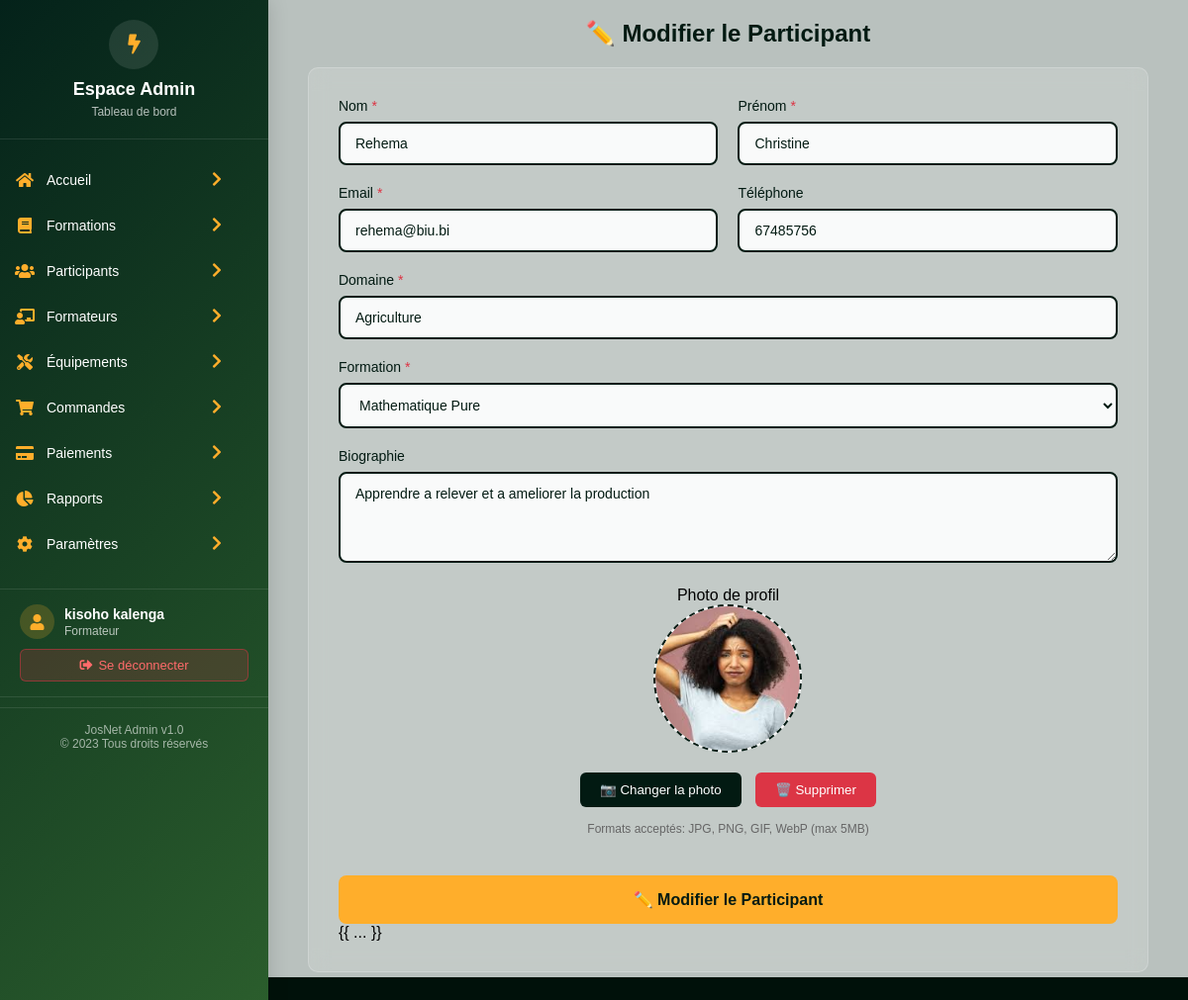
The page /Admin/AjoutParticipant.php?resp=16 (signed in) on the database its author committed.
### tables this page shows
CREATE TABLE IF NOT EXISTS `utilisateurs` (
  `id_utilisateur` int NOT NULL AUTO_INCREMENT,
  `nom` varchar(100) NOT NULL,
  `prenom` varchar(100) DEFAULT NULL,
  `email` varchar(150) NOT NULL,
  `mot_de_passe` varchar(255) NOT NULL,
  `telephone` varchar(20) DEFAULT NULL,
  `role` enum('admin','formateur','etudiant','client') DEFAULT 'client',
  `date_creation` timestamp NULL DEFAULT CURRENT_TIMESTAMP,
  `description` text NOT NULL,
  `photo` text NOT NULL,
  `specialite` varchar(50) NOT NULL,
  `id_formation` int DEFAULT NULL,
  PRIMARY KEY (`id_utilisateur`),
  UNIQUE KEY `email` (`email`),
  KEY `id_formation` (`id_formation`)
);

### modele/utilisateur.php (called while the page is built, shortened)
<?php
include_once('base.php');
class Utilisateur {
    private $nom;
    private $prenom;
    private $email;
    private $telephone;
    private $photo;
    private $description;
    private $specialite;
    public function __construct(
        $id,
        $nom,
        $prenom,
        $email,
        $mot_de_passe,
        $telephone,
        $role,
        $description,
        $date_creation,
        $photo,
        $specialite = '',
        $id_formation = null)
        {
        $this->nom = $nom;
        $this->prenom = $prenom;
        $this->email = $email;
        $this->telephone = $telephone;
        $this->description = $description;
        $this->specialite = $specialite;
        $this->photo = $photo;
    }
    public function getNom() { return $this->nom; }
    public function getPrenom() { return $this->prenom; }
    public function getEmail() { return $this->email; }
    public function getSpecialite() { return $this->specialite; }
    public function getTelephone() { return $this->telephone; }
    public function getPhoto() { return $this->photo; }
    public function getBio() { return $this->description; }
}
class RequeteUtilisateur {
    private $crud;
    public function __construct() {
        $pdo = new Database();
        $this->crud = $pdo->getConnection();
    }
    public function getUtilisateurById($id) {
        $sql = "SELECT * FROM utilisateurs WHERE id_utilisateur = ?";
        $stmt = $this->crud->prepare($sql);
        $stmt->execute([$id]);
        $row = $stmt->fetch(PDO::FETCH_ASSOC);
        if ($row) {
            return new Utilisateur($row['id_utilisateur'], $row['nom'], $row['prenom'], $row['email'], $row['mot_de_passe'], $row['telephone'], $row['role'], $row['description'], $row['date_creation'], $row['photo'], $row['specialite'], $row['id_formation']);
        }
        return null;
    }
}
?>

### modele/base.php (called while the page is built, shortened)
<?php
class Database {
    private static string $host = "localhost";
    private static string $dbname = "josnet";
    private static string $username = "root";
    private static string $password = "";
    private static ?PDO $conn = null;
    public static function getConnection(): PDO {
        if (self::$conn === null) {
            try {
                self::$conn = new PDO(
                    "mysql:host=" . self::$host . ";dbname=" . self::$dbname . ";charset=utf8",
                    self::$username,
                    self::$password
                );
                self::$conn->setAttribute(PDO::ATTR_ERRMODE, PDO::ERRMODE_EXCEPTION);
                self::$conn->setAttribute(PDO::ATTR_DEFAULT_FETCH_MODE, PDO::FETCH_ASSOC);
            } catch (PDOException $e) {
                die("❌ Erreur de connexion à la base de données : " . $e->getMessage());
            }
        }
        return self::$conn;
    }
}
?>

### controle/controleur_utilisateur.php (called while the page is built, shortened)
<?php
include_once("../modele/utilisateur.php");
class UtilisateurController {
    private $requeteUtilisateur;
    public function __construct() {
        $this->requeteUtilisateur = new RequeteUtilisateur();
    }
    public function getUtilisateur(int $id): array {
        try {
            $utilisateur = $this->requeteUtilisateur->getUtilisateurById($id);
            if ($utilisateur) {
                $utilisateur->setMotDePasse('');
                return ['success' => true, 'data' => $utilisateur];
            }
            return ['success' => false, 'message' => 'Utilisateur non trouvé'];
        } catch (Exception $e) {
            return ['success' => false, 'message' => 'Erreur: ' . $e->getMessage()];
        }
    }
}
?>

### modele/formation.php (called while the page is built, shortened)
<?php
include_once("base.php");
class Formation {
    private $id_formation;
    private $titre;
    public function __construct($id_formation, $titre, $description, $prix, $duree, $id_formateur, $date_creation, $debut_formation, $photo) {
        $this->id_formation = $id_formation;
        $this->titre = $titre;
    }
    public function getIdFormation() { return $this->id_formation; }
    public function getTitre() { return $this->titre; }
}
class RequeteFormation {
    private $crud;
    public function __construct() {
        $pdo = new Database();
        $this->crud = $pdo->getConnection();
    }
    public function getAllFormations() {
        $sql = "SELECT * FROM formations ORDER BY date_creation DESC";
        $stmt = $this->crud->query($sql);
        $formations = [];
        while ($row = $stmt->fetch(PDO::FETCH_ASSOC)) {
            $formations[] = new Formation($row['id_formation'], $row['titre'], $row['description'], $row['prix'], $row['duree'], $row['id_formateur'], $row['date_creation'], $row['debut_formation'], $row['photo']);
        }
        return $formations;
    }
}
?>

### controle/controleur_formation.php (called while the page is built, shortened)
<?php
include_once("../modele/formation.php");
class FormationController {
    private $requeteFormation;
    public function __construct() {
        $this->requeteFormation = new RequeteFormation();
    }
    public function getAllFormations(): array {
    try {
        $formations = $this->requeteFormation->getAllFormations();
        return [
            'success' => true,
            'data' => $formations,
            'count' => count($formations)
        ];
    } catch (Exception $e) {
        return [
            'success' => false,
            'message' => 'Erreur: ' . $e->getMessage()
        ];
    }
}
}

### Admin/AjoutParticipant.php (the view, shortened to what this page needs)
<?php
include_once '../controle/controleur_formation.php';
include_once '../controle/controleur_utilisateur.php';
$formation = new FormationController();
$listeFormation = $formation->getAllFormations();
$id = isset($_GET['resp']) ? $_GET['resp'] : null;
$id = (int) $id;
?>
<!DOCTYPE html>
<html lang="fr">
<head>
    <link rel="stylesheet" href="../vue/font-awesome/css/all.min.css">
    <link rel="stylesheet" href="../vue/styles/stylemenu.css">
</head>
<body>
    <div class="header_dash">
        <div class="cont_dash">
            <div class="ail_fle">
                <?php include_once('menu.php'); ?>
                <div class="dashcontainu">
                                    <div class="form_container">
                        <?php
$isEdit = isset($_GET['resp']) && !empty($_GET['resp']) && is_numeric($_GET['resp']);
$participant = null;
if ($isEdit) {
    include_once('../controle/controleur_utilisateur.php');
    $utilisateurCtrl = new UtilisateurController();
    $participantData = $utilisateurCtrl->getUtilisateur($_GET['resp']);
    if ($participantData['success']) {
        $participant = $participantData['data'];
    } else {
        header('location: liste_participant.php');
        exit;
    }
}
?>
                        <h2 class="form_title"><?= $isEdit ? '✏️ Modifier le Participant' : '👨‍🎓 Ajouter un Nouveau Participant' ?></h2>
                        <div class="form_card">
                            <form method="POST" action="../controle/index.php" enctype="multipart/form-data" id="formateurForm">
                                <div class="form_row">
                                    <div class="form_group">
                                        <label for="nom">Nom <span class="required">*</span></label>
                                        <input type="text" id="nom" name="nom" value="<?= $participant ? $participant->getNom() : ($_POST['nom'] ?? '') ?>" required>
                                    </div>
                                    <div class="form_group">
                                        <label for="prenom">Prénom <span class="required">*</span></label>
                                        <input type="text" id="prenom" name="prenom" value="<?= $participant ? $participant->getPrenom() : ($_POST['prenom'] ?? '') ?>" required>
                                    </div>
                                </div>
                                <div class="form_row">
                                    <div class="form_group">
                                        <label for="email">Email <span class="required">*</span></label>
                                        <input type="email" id="email" name="email" value="<?= $participant ? $participant->getEmail() : ($_POST['email'] ?? '') ?>" required>
                                    </div>
                                    <div class="form_group">
                                        <label for="telephone">Téléphone</label>
                                        <input type="tel" id="telephone" name="telephone" value="<?= $participant ? $participant->getTelephone() : ($_POST['telephone'] ?? '') ?>">
                                    </div>
                                </div>
                                <div class="form_group">
                                    <label for="specialite">Domaine <span class="required">*</span></label>
                                    <input type="text" id="specialite" name="specialite" value="<?= $participant ? $participant->getSpecialite() : ($_POST['specialite'] ?? '') ?>" required>
                                </div>
                                <div class="form_group">
                                    <label for="specialite">Formation <span class="required">*</span></label>
                                    <select name="id_formation" id="specialite">
                                        <?php foreach($listeFormation['data'] as $list):?>
                                        <option value="<?=$list->getIdFormation()?>" <?= ($list->getIdFormation() == 2) ? 'selected' : '' ?>><?=$list->getTitre()?></option>
                                        <?php endforeach;?>
                                    </select>
                                </div>
                                <div class="form_group">
                                    <label for="bio">Biographie</label>
                                    <textarea id="bio" name="bio" rows="4" placeholder="Description du parcours et des compétences du participant..."><?= $participant ? $participant->getBio() : ($_POST['bio'] ?? '') ?></textarea>
                                </div>
                                <div class="image_upload">
                                    <label>Photo de profil</label>
                                    <div class="image_preview" id="imagePreview">
                                        <?php if ($participant && $participant->getPhoto()): ?>
                                            <img src="../controle/<?= $participant->getPhoto() ?>" alt="Photo actuelle" id="previewImage" style="display: block;">
                                        <?php else: ?>
                                            <img src="" alt="Aperçu" id="previewImage" style="display: none;">
                                            <span class="default-text" id="defaultText">Aucune photo</span>
                                        <?php endif; ?>
                                    </div>
                                    <button type="button" class="upload_btn" onclick="document.getElementById('photo').click()">
                                        📷 <?= $participant && $participant->getPhoto() ? 'Changer la photo' : 'Choisir une photo' ?>
                                    </button>
                                    <?php if ($participant && $participant->getPhoto()): ?>
                                        <button type="button" class="remove_btn" onclick="removeImage()" style="display: inline-block;">
                                            🗑️ Supprimer
                                        </button>
                                    <?php else: ?>
                                        <button type="button" class="remove_btn" onclick="removeImage()" style="display: none;">
                                            🗑️ Supprimer
                                        </button>
                                    <?php endif; ?>
                                    <div class="upload_info">
                                        Formats acceptés: JPG, PNG, GIF, WebP (max 5MB)
                                    </div>
                                </div>
                                <button type="submit" class="submit_btn" id="submitBtn">
                                    <?= $isEdit ? '✏️ Modifier le Participant' : '💾 Enregistrer le Participant' ?>
                                </button>
                            </form>
{{ ... }}
                    </div>
                </div>
            </div>
        </div>
    </div>
</body>
</html>

### vue/styles/stylemenu.css (style rules this page uses)
* { margin: 0; padding: 0; box-sizing: border-box; font-family: sans-serif; }

### Admin/AjoutParticipant.php (style rules this page uses)
.header_dash { width: 100%; height: 100%; display: flex; align-items: center; justify-content: center; overflow: hidden; }
.cont_dash { width: 100%; height: 100vh; background-color: #00110a; border-radius: 5px; }
.ail_fle { width: 100%; height: 100%; display: flex; justify-content: space-between; }
.dashcontainu { width: 80%; height: 94%; background-color: #b9c1be; display: flex; align-items: center; justify-content: center; }
.form_container { width: 100%; height: 100%; margin: 20px; padding: 20px; background-color: #b9c1be; color: black; overflow-y: auto; }
.form_title { color: #021a12; margin-bottom: 20px; text-align: center; }
.form_card { background: rgba(255, 255, 255, 0.15); border-radius: 10px; padding: 30px; margin-bottom: 0px; backdrop-filter: blur(10px); border: 1px solid rgba(255, 255, 255, 0.2); }
.form_group { margin-bottom: 20px; }
.form_group label { display: block; margin-bottom: 8px; color: #021a12; font-weight: 500; font-size: 14px; }
.form_group input, .form_group textarea, .form_group select { width: 100%; padding: 12px 15px; border: 2px solid #021a12; border-radius: 8px; background: rgba(255, 255, 255, 0.9); color: #021a12; font-size: 14px; transition: all 0.3s ease; }
.form_row { display: grid; grid-template-columns: 1fr 1fr; gap: 20px; }
.image_upload { text-align: center; margin: 20px 0; }
.image_preview { width: 150px; height: 150px; border: 2px dashed #021a12; border-radius: 50%; margin: 0 auto 15px; display: flex; align-items: center; justify-content: center; overflow: hidden; background: rgba(255, 255, 255, 0.8); }
.image_preview img { width: 100%; height: 100%; object-fit: cover; display: none; border-radius: 50%; }
.upload_btn { background: #021a12; color: white; padding: 10px 20px; border: none; border-radius: 6px; cursor: pointer; margin: 5px; transition: all 0.3s ease; }
.remove_btn { background: #dc3545; color: white; padding: 10px 20px; border: none; border-radius: 6px; cursor: pointer; margin: 5px; transition: all 0.3s ease; }
.submit_btn { background: #ffae2b; color: #021a12; padding: 15px 30px; border: none; border-radius: 8px; font-size: 16px; font-weight: 600; cursor: pointer; width: 100%; transition: all 0.3s ease; margin-top: 20px; }
.upload_info { color: #666; font-size: 12px; margin-top: 10px; }
.required { color: #dc3545; }

### Admin/menu.php (style rules this page uses)
* { margin: 0; padding: 0; box-sizing: border-box; }
body { font-family: 'Segoe UI', Tahoma, Geneva, Verdana, sans-serif; background-color: #f8fafc; }

### rows shown on the page
utilisateurs: nom "Rehema", prenom "Christine", email "rehema@biu.bi", telephone "67485756", specialite "Agriculture", bio "Apprendre a relever et a ameliorer la production", photo (picture)

### other values the page prints
$currentUser['prenom'] . ' ' . $currentUser['nom'] "kisoho kalenga"
$currentUser['role'] "Formateur"
form field id_formation "Mathematique Pure"
